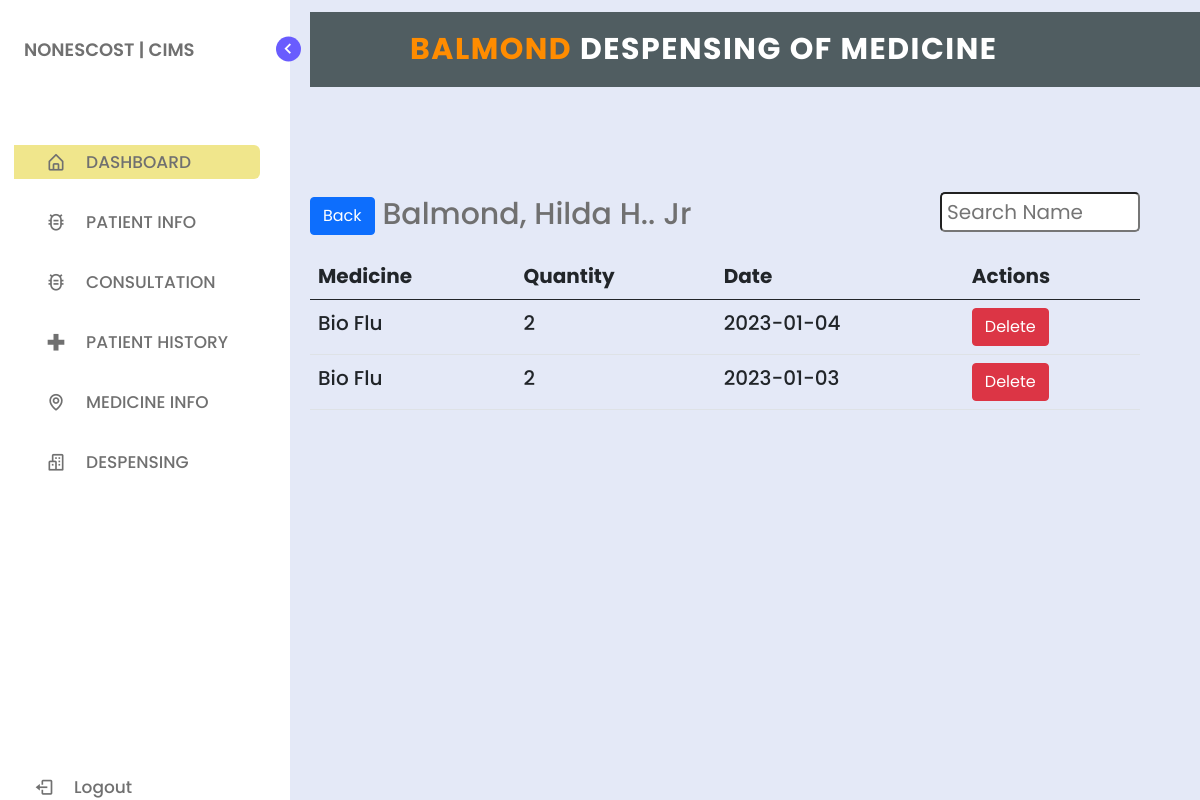
The app's page /view_dental_despensing.php?id=15 with its own data.
### tables this page shows
CREATE TABLE `tbl_dental_records` (
  `id` int(11) NOT NULL,
  `dental_id` int(11) NOT NULL,
  `f_name` varchar(255) NOT NULL,
  `m_name` varchar(255) NOT NULL,
  `l_name` varchar(255) NOT NULL,
  `suffix` varchar(255) NOT NULL,
  `consult_type` varchar(255) NOT NULL,
  `blood_pressure` varchar(255) NOT NULL,
  `findings` varchar(255) NOT NULL,
  `medication` varchar(255) NOT NULL,
  `consult_date` varchar(255) NOT NULL,
  `remarks` varchar(255) NOT NULL,
  `phy` varchar(255) NOT NULL,
  `access` varchar(255) NOT NULL
);

CREATE TABLE `tbl_despensing` (
  `id` int(11) NOT NULL,
  `despensing_id` varchar(255) NOT NULL,
  `med_name` varchar(255) NOT NULL,
  `qty` varchar(255) NOT NULL,
  `date` varchar(255) NOT NULL
);

### clinicclass.php (called while the page is built, shortened)
<?php
class Clinic
{
    private $server = "mysql:host=localhost;dbname=db_clinic";
    private $user = "root";
    private $pass = "";
    private $options = array(PDO::ATTR_ERRMODE => PDO::ERRMODE_EXCEPTION, PDO::ATTR_DEFAULT_FETCH_MODE => PDO::FETCH_ASSOC);
    public function openConnection()
    {
        try {
            $this->con = new PDO($this->server, $this->user, $this->pass, $this->options);
            return $this->con;
        } catch (PDOException $e) {
            echo "There is an error in the connection" . $e->getMessage();
        }
    }
    public function select_all_despensing($id) {
        $connection = $this->openConnection();
        $stmt = $connection->prepare("SELECT * FROM tbl_despensing WHERE despensing_id = ?");
        $stmt->execute([$id]);
        $patient = $stmt->fetchall();
        $total = $stmt->rowCount();
        if($total > 0) {
            return $patient;
        } else {
            return FALSE;
        }
    }
    public function select_single_record_dental($id){
        $connection = $this->openConnection();
        $stmt = $connection->prepare("SELECT * FROM tbl_dental_records WHERE dental_id = ?");
        $stmt->execute([$id]);
        $record = $stmt->fetch();
        $total = $stmt->rowCount();
        if($total > 0) {
            return $record;
        } else {
            return FALSE;
        }
    }
}
?>

### view_dental_despensing.php (the view, shortened to what this page needs)
<?php
require_once('clinicclass.php');
$id = $_GET['id'];
$record = $clinic->select_single_record_dental($id);
$all_recs = $clinic->select_all_despensing($id);
?>
<!DOCTYPE html>
<html lang="en">
<head>
    <link href="https://cdn.jsdelivr.net/npm/bootstrap@5.0.2/dist/css/bootstrap.min.css" rel="stylesheet">
    <link href="https://cdn.jsdelivr.net/npm/bootstrap@5.0.2/dist/css/bootstrap.min.css" rel="stylesheet">
    <link href="https://cdn.jsdelivr.net/npm/bootstrap@5.0.2/dist/css/bootstrap.min.css" rel="stylesheet">
    <link href="https://cdn.jsdelivr.net/npm/bootstrap@5.0.2/dist/css/bootstrap.min.css" rel="stylesheet">
    <link rel="stylesheet" href="style.css">
    <link href='https://unpkg.com/boxicons@2.1.1/css/boxicons.min.css' rel='stylesheet'>
</head>
<body>
    <nav class="sidebar">
        <header>
            <div class="image-text">
                <div class="text logo-text">
                    <span style="margin-left: -50px;" class="name">NONESCOST | CIMS</span>
                </div>
            </div>
            <i class='bx bx-chevron-right toggle'></i>
        </header>
        <div class="menu-bar">
            <div class="menu">
                <ul class="menu-links">
                    <li class="nav-link">
                        <a href="index.php" id="lop">
                            <i class='bx bx-home-alt icon'></i>
                            <span class="text nav-text">DASHBOARD</span>
                        </a>
                    </li>
                    <li class="nav-link">
                    <div class="dropdown" style="height: 30px;">
                        <a href="#">
                            <i class='bx bx-bug-alt icon'></i>
                            <span class="text">PATIENT INFO</span>
                            </div>
                    </li>
                    <li class="nav-link">
                    <div class="dropdown" style="height: 30px;">
                        <a href="list_of_prk.php">
                            <i class='bx bx-bug-alt icon'></i>
                            <span class="text">CONSULTATION</span>
                            </div>
                    </li>
                    <li class="nav-link">
                        <a href="patient_history.php">
                            <i class='bx bx-plus-medical icon plus-medical'></i>
                            <span class="text nav-text">PATIENT HISTORY</span>
                        </a>
                    </li>
                    <li class="nav-link">
                        <a href="medicine.php">
                            <i class='bx bx-map icon map'></i>
                            <span class="text nav-text">MEDICINE INFO</span>
                        </a>
                    </li>
                    <li class="nav-link">
                        <a href="despensing.php">
                            <i class='bx bx-buildings icon buildings'></i>
                            <span class="text nav-text">DESPENSING</span>
                        </a>
                    </li>
                </ul>
            </div>
            <div class="bottom-content">
                <li class="">
                    <a href="logout.php">
                        <i class='bx bx-log-out icon'></i>
                        <span class="text nav-text">Logout</span>
                    </a>
                </li>
            </div>
        </div>
    </nav>
    <section class="home">
        <div class="text">
        <nav>
                <div class="logo">
                    <p><span style="color:#FF8C00"><?= $record['f_name']?></span> DESPENSING OF MEDICINE</p>
                </div>
            </nav><br><br><br><br>
            <button class="btn btn-primary"><a href="despensing.php" style="color: white;text-decoration:none">Back</a></button>
            </button><?= $record['f_name']?>, <?= $record['l_name']?> <?= $record['m_name']?>. <?= $record['suffix']?>
            <input type="text" name="search_text" id="search_text" placeholder="Search Name" style="border-radius: 5px;height:40px;font-size:20px;float:right;padding: 5px;width:200px" />
            <div class="mt-3">
            <div class="scroll-bg-a">
                <div class="scroll-div-a" style="background-color:transparent">
                    <div class="scroll-object-a">
                    <table class="table" style="font-size: 20px;">
                        <thead>
                            <tr>
                                <th>Medicine</th>
                                <th>Quantity</th>
                                <th>Date</th>
                                <th>Actions</th>
                            </tr>
                        </thead>
                        <tbody>
                        <?php if($all_recs > 0){?>
                            <tr>
                            <?php foreach($all_recs as $all_rec){?>
                                <td><?= $all_rec['med_name']?></td>
                                <td><?= $all_rec['qty']?></td>
                                <td><?= $all_rec['date']?></td>
                                <td><button class="btn btn-danger">Delete</button></td>
                           </tr>
                           <?php } }?>
                        </tbody>
                    </table>
                    </div>
                </div>
            </div>
        </div>
    </section>
</body>
</html>

### style.css (style rules this page uses)
* { margin: 0; padding: 0; box-sizing: border-box; font-family: 'Poppins', sans-serif; }
:root { --body-color: #E4E9F7; --sidebar-color: #FFF; --primary-color: #695CFE; --primary-color-light: #F6F5FF; --toggle-color: #DDD; --text-color: #707070; --tran-03: all 0.2s ease; --tran-03: all 0.3s ease; --tran-04: all 0.3s ease; }
body { min-height: 100vh; background-color: var(--body-color); transition: var(--tran-05); }
.sidebar { position: fixed; top: 0; left: 0; height: 100%; width: 290px; padding: 10px 14px; background: var(--sidebar-color); transition: var(--tran-05); z-index: 100; }
.sidebar li { height: 50px; list-style: none; display: flex; align-items: center; margin-top: 10px; }
.sidebar header .image, .sidebar .icon { min-width: 60px; border-radius: 6px; }
.sidebar .icon { min-width: 60px; border-radius: 6px; height: 100%; display: flex; align-items: center; justify-content: center; font-size: 20px; }
.sidebar .text, .sidebar .icon { color: var(--text-color); transition: var(--tran-03); }
.sidebar .text { font-size: 17px; font-weight: 500; white-space: nowrap; opacity: 1; }
.sidebar header { position: relative; }
.sidebar header .image-text { display: flex; align-items: center; }
.sidebar header .logo-text { display: flex; flex-direction: column; }
header .image-text .name { margin-top: 2px; font-size: 18px; font-weight: 600; }
.sidebar header .toggle { position: absolute; top: 50%; right: -25px; transform: translateY(-50%) rotate(180deg); height: 25px; width: 25px; background-color: var(--primary-color); color: var(--sidebar-color); border-radius: 50%; display: flex; align-items: center; justify-content: center; font-size: 22px; cursor: pointer; transition: var(--tran-05); }
.sidebar .menu { margin-top: 40px; }
.sidebar li a { list-style: none; height: 100%; background-color: transparent; display: flex; align-items: center; height: 100%; width: 100%; border-radius: 6px; text-decoration: none; transition: var(--tran-03); }
.sidebar .menu-bar { height: calc(100% - 55px); display: flex; flex-direction: column; justify-content: space-between; overflow-y: scroll; }
.home { position: absolute; top: 0; top: 0; left: 250px; height: 100vh; width: calc(100% - 250px); background-color: var(--body-color); transition: var(--tran-05); }
.home .text { font-size: 30px; font-weight: 500; color: var(--text-color); padding: 12px 60px; }

### view_dental_despensing.php (style rules this page uses)
nav { width: 83%; height: 75px; background-color: #505d61; line-height: 75px; padding: 0px 100px; position: fixed; z-index: 1; }
nav .logo { font-size: 30px; font-weight: bold; letter-spacing: 1.5px; }
nav .logo p { float: left; color: #fff; text-transform: uppercase; }
nav ul { float: right; }
nav ul li { display: inline-block; list-style: none; }
nav ul li a { color: #fff; text-decoration: none; font-size: 18px; text-transform: uppercase; padding: 0px 32px; }
#lop { background-color: #F0E68C; }
.scroll-bg-a { width: 100%; }
.scroll-div-a { width: 100%; background: white; height: 400px; overflow: hidden; overflow-y: scroll; }
.scroll-object-a { color: black; }
.dropdown { position: relative; display: inline-block; }

### records on screen
tbl_dental_records: f_name "BALMOND", f_name "Balmond", l_name "Hilda", m_name "H.", suffix "Jr"
tbl_despensing: med_name "Bio Flu", qty "2", date "2023-01-04"
tbl_despensing: med_name "Bio Flu", qty "2", date "2023-01-03"
